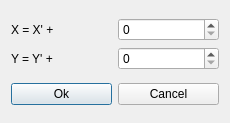
<?xml version="1.0" encoding="UTF-8"?>
<ui version="4.0">
 <class>moveDialog</class>
 <widget class="QDialog" name="moveDialog">
  <property name="geometry">
   <rect>
    <x>0</x>
    <y>0</y>
    <width>230</width>
    <height>123</height>
   </rect>
  </property>
  <property name="windowTitle">
   <string>Move Shape</string>
  </property>
  <layout class="QVBoxLayout" name="verticalLayout">
   <item>
    <layout class="QGridLayout" name="gridLayout">
     <item row="0" column="0">
      <widget class="QLabel" name="label">
       <property name="text">
        <string>X = X' + </string>
       </property>
      </widget>
     </item>
     <item row="0" column="1">
      <widget class="QSpinBox" name="dxSpinBox"/>
     </item>
     <item row="1" column="0">
      <widget class="QLabel" name="label_2">
       <property name="text">
        <string>Y = Y' + </string>
       </property>
      </widget>
     </item>
     <item row="1" column="1">
      <widget class="QSpinBox" name="dySpinBox"/>
     </item>
    </layout>
   </item>
   <item>
    <layout class="QHBoxLayout" name="horizontalLayout">
     <item>
      <widget class="QPushButton" name="okButton">
       <property name="text">
        <string>Ok</string>
       </property>
       <property name="default">
        <bool>true</bool>
       </property>
      </widget>
     </item>
     <item>
      <widget class="QPushButton" name="cancelButton">
       <property name="text">
        <string>Cancel</string>
       </property>
      </widget>
     </item>
    </layout>
   </item>
  </layout>
 </widget>
 <resources/>
 <connections/>
</ui>
